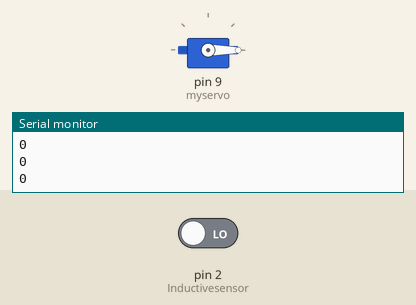
This sketch was run on a simulated Arduino Uno, built with avr-gcc and run on an emulated ATmega328P. Parts: servo, the last lines printed to the serial monitor. The test bench sets the inputs (shaded band); at power-on: pin 2 (Inductivesensor) LOW.

Above: at 10.8 s.
10.9 s: pin 2 (Inductivesensor) driven HIGH
At 15.8 s:
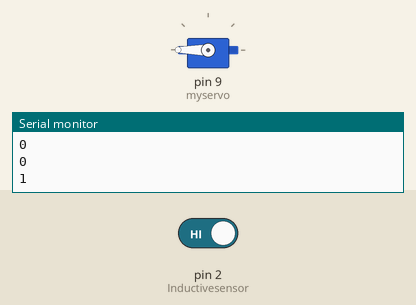
16.9 s: pin 2 (Inductivesensor) driven LOW
At 22.3 s:
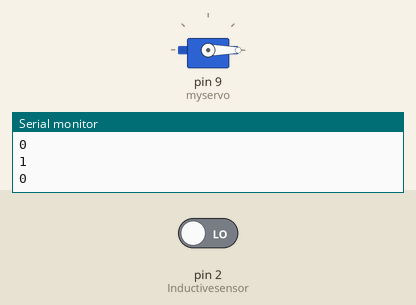
Timing chart, 0 to 23.8 s (numbered marks = the images above; inputs shaded):
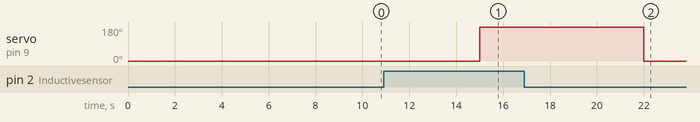

The sketch:

hosam.ino
```cpp
int Inductivesensor = 2; // connect Inductive sensor to arduino pin 2


#include <Servo.h>
Servo myservo;
int pos = 0;

void setup()
{

myservo.attach(9);

  pinMode (Inductivesensor, INPUT); // sensor pin INPUT


Serial.begin(9600);}

void loop()
{
  int statusSensor = digitalRead (Inductivesensor);
  Serial.println(statusSensor);
  if (statusSensor == 1)
   {
    myservo.write(180);
     delay (7000);
   }
   else  {

  myservo.write(0);
 delay (5000);
  }


}
```

Measured:
- after the input at 10.9 s, servo on pin 9 (myservo): 0° → 180° after 4.1 s
- after the input at 16.9 s, servo on pin 9 (myservo): 180° → 0° after 5.1 s
